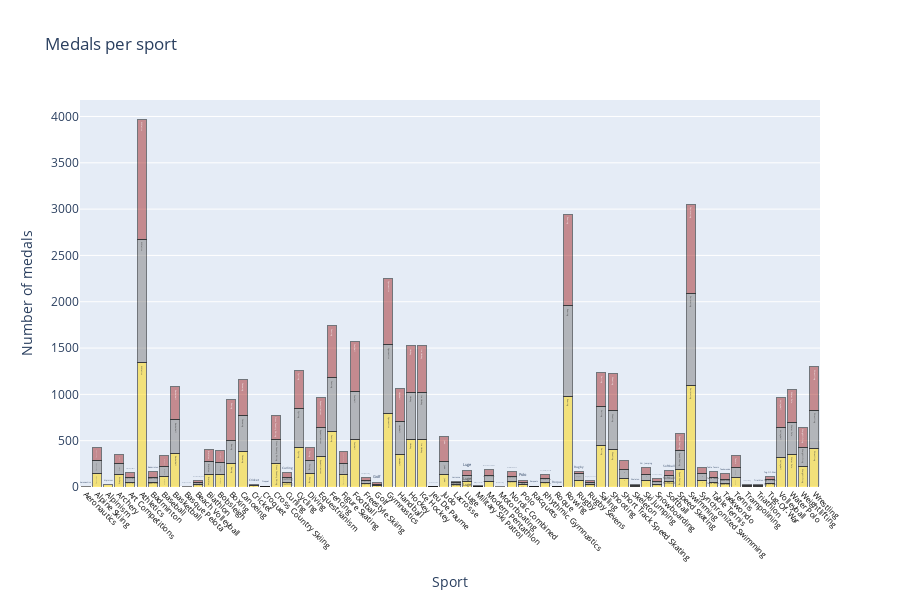

Here is the notebook cell this chart was saved with:
### Code cell
tmp = Countries_medals.groupby(['Sport', 'Medal'])['ID'].agg('count').dropna()
df = pd.DataFrame(tmp).reset_index()
dfG = df[df['Medal']=='Gold']
dfS = df[df['Medal']=='Silver']
dfB = df[df['Medal']=='Bronze']

traceG = go.Bar(
    x = dfG['Sport'],y = dfG['ID'],
    name="Gold",
     marker=dict(
                color='gold',
                line=dict(
                    color='black',
                    width=1),
                opacity=0.5,
            ),
    text = dfG['Sport'],
    #orientation = 'h'
)
traceS = go.Bar(
    x = dfS['Sport'],y = dfS['ID'],
    name="Silver",
    marker=dict(
                color='Grey',
                line=dict(
                    color='black',
                    width=1),
                opacity=0.5,
            ),
    text=dfS['Sport'],
    #orientation = 'h'
)

traceB = go.Bar(
    x = dfB['Sport'],y = dfB['ID'],
    name="Bronze",
    marker=dict(
                color='Brown',
                line=dict(
                    color='black',
                    width=1),
                opacity=0.5,
            ),
    text=dfB['Sport'],
   # orientation = 'h'
)

data = [traceG, traceS, traceB]
layout = dict(title = 'Medals per sport',
          xaxis = dict(title = 'Sport', showticklabels=True, tickangle=45,
            tickfont=dict(
                size=8,
                color='black'),), 
          yaxis = dict(title = 'Number of medals'),
          hovermode = 'closest',
          barmode='stack',
          showlegend=False,
          width=900,
          height=600,
         )
fig = dict(data=data, layout=layout)
iplot(fig, filename='events-sports1')

### Figure 1 — Plotly figure (JSON) as saved in the notebook; plotly's stock layout.template omitted (floating-point values rounded to 4 significant figures)
{"data": [{"marker": {"color": "gold", "line": {"color": "black", "width": 1}, "opacity": 0.5}, "name": "Gold", "text": ["Aeronautics", "Alpine Skiing", "Alpinism", "Archery", "Art Competitions", "Athletics", "Badminton", "Baseball", "Basketball", "Basque Pelota", "Beach Volleyball", "Biathlon", "Bobsleigh", "Boxing", "Canoeing", "Cricket", "Croquet", "Cross Country Skiing", "Curling", "Cycling", "Diving", "Equestrianism", "Fencing", "Figure Skating", "Football", "Freestyle Skiing", "Golf", "Gymnastics", "Handball", "Hockey", "Ice Hockey", "Jeu De Paume", "Judo", "Lacrosse", "Luge", "Military Ski Patrol", "Modern Pentathlon", "Motorboating", "Nordic Combined", "Polo", "Racquets", "Rhythmic Gymnastics", "Roque", "Rowing", "Rugby", "Rugby Sevens", "Sailing", "Shooting", "Short Track Speed Skating", "Skeleton", "Ski Jumping", "Snowboarding", "Softball", "Speed Skating", "Swimming", "Synchronized Swimming", "Table Tennis", "Taekwondo", "Tennis", "Trampolining", "Triathlon", "Tug-Of-War", "Volleyball", "Water Polo", "Weightlifting", "Wrestling"], "type": "bar", "x": ["Aeronautics", "Alpine Skiing", "Alpinism", "Archery", "Art Competitions", "Athletics", "Badminton", "Baseball", "Basketball", "Basque Pelota", "Beach Volleyball", "Biathlon", "Bobsleigh", "Boxing", "Canoeing", "Cricket", "Croquet", "Cross Country Skiing", "Curling", "Cycling", "Diving", "Equestrianism", "Fencing", "Figure Skating", "Football", "Freestyle Skiing", "Golf", "Gymnastics", "Handball", "Hockey", "Ice Hockey", "Jeu De Paume", "Judo", "Lacrosse", "Luge", "Military Ski Patrol", "Modern Pentathlon", "Motorboating", "Nordic Combined", "Polo", "Racquets", "Rhythmic Gymnastics", "Roque", "Rowing", "Rugby", "Rugby Sevens", "Sailing", "Shooting", "Short Track Speed Skating", "Skeleton", "Ski Jumping", "Snowboarding", "Softball", "Speed Skating", "Swimming", "Synchronized Swimming", "Table Tennis", "Taekwondo", "Tennis", "Trampolining", "Triathlon", "Tug-Of-War", "Volleyball", "Water Polo", "Weightlifting", "Wrestling"], "y": [1, 143, 25, 135, 49, 1339, 54, 112, 365, 2, 24, 136, 133, 252, 388, 12, 4, 256, 50, 424, 142, 324, 594, 131, 515, 34, 15, 791, 349, 518, 508, 1, 137, 24, 62, 4, 62, 7, 55, 22, 3, 44, 1, 978, 67, 25, 450, 410, 95, 10, 69, 30, 60, 193, 1099, 74, 54, 40, 106, 10, 10, 43, 322, 350, 217, 413]}, {"marker": {"color": "Grey", "line": {"color": "black", "width": 1}, "opacity": 0.5}, "name": "Silver", "text": ["Alpine Skiing", "Archery", "Art Competitions", "Athletics", "Badminton", "Baseball", "Basketball", "Beach Volleyball", "Biathlon", "Bobsleigh", "Boxing", "Canoeing", "Cricket", "Croquet", "Cross Country Skiing", "Curling", "Cycling", "Diving", "Equestrianism", "Fencing", "Figure Skating", "Football", "Freestyle Skiing", "Golf", "Gymnastics", "Handball", "Hockey", "Ice Hockey", "Jeu De Paume", "Judo", "Lacrosse", "Luge", "Military Ski Patrol", "Modern Pentathlon", "Nordic Combined", "Polo", "Racquets", "Rhythmic Gymnastics", "Roque", "Rowing", "Rugby", "Rugby Sevens", "Sailing", "Shooting", "Short Track Speed Skating", "Skeleton", "Ski Jumping", "Snowboarding", "Softball", "Speed Skating", "Swimming", "Synchronized Swimming", "Table Tennis", "Taekwondo", "Tennis", "Trampolining", "Triathlon", "Tug-Of-War", "Volleyball", "Water Polo", "Weightlifting", "Wrestling"], "type": "bar", "x": ["Alpine Skiing", "Archery", "Art Competitions", "Athletics", "Badminton", "Baseball", "Basketball", "Beach Volleyball", "Biathlon", "Bobsleigh", "Boxing", "Canoeing", "Cricket", "Croquet", "Cross Country Skiing", "Curling", "Cycling", "Diving", "Equestrianism", "Fencing", "Figure Skating", "Football", "Freestyle Skiing", "Golf", "Gymnastics", "Handball", "Hockey", "Ice Hockey", "Jeu De Paume", "Judo", "Lacrosse", "Luge", "Military Ski Patrol", "Modern Pentathlon", "Nordic Combined", "Polo", "Racquets", "Rhythmic Gymnastics", "Roque", "Rowing", "Rugby", "Rugby Sevens", "Sailing", "Shooting", "Short Track Speed Skating", "Skeleton", "Ski Jumping", "Snowboarding", "Softball", "Speed Skating", "Swimming", "Synchronized Swimming", "Table Tennis", "Taekwondo", "Tennis", "Trampolining", "Triathlon", "Tug-Of-War", "Volleyball", "Water Polo", "Weightlifting", "Wrestling"], "y": [144, 120, 56, 1334, 54, 112, 359, 24, 137, 129, 251, 388, 12, 2, 257, 53, 425, 142, 322, 583, 128, 513, 34, 15, 746, 358, 498, 515, 1, 136, 24, 58, 4, 62, 55, 25, 3, 44, 1, 977, 79, 24, 415, 411, 95, 10, 70, 30, 60, 197, 993, 71, 54, 40, 106, 10, 10, 43, 322, 347, 213, 415]}, {"marker": {"color": "Brown", "line": {"color": "black", "width": 1}, "opacity": 0.5}, "name": "Bronze", "text": ["Alpine Skiing", "Archery", "Art Competitions", "Athletics", "Badminton", "Baseball", "Basketball", "Beach Volleyball", "Biathlon", "Bobsleigh", "Boxing", "Canoeing", "Croquet", "Cross Country Skiing", "Curling", "Cycling", "Diving", "Equestrianism", "Fencing", "Figure Skating", "Football", "Freestyle Skiing", "Golf", "Gymnastics", "Handball", "Hockey", "Ice Hockey", "Jeu De Paume", "Judo", "Lacrosse", "Luge", "Military Ski Patrol", "Modern Pentathlon", "Nordic Combined", "Polo", "Racquets", "Rhythmic Gymnastics", "Roque", "Rowing", "Rugby", "Rugby Sevens", "Sailing", "Shooting", "Short Track Speed Skating", "Skeleton", "Ski Jumping", "Snowboarding", "Softball", "Speed Skating", "Swimming", "Synchronized Swimming", "Table Tennis", "Taekwondo", "Tennis", "Trampolining", "Triathlon", "Tug-Of-War", "Volleyball", "Water Polo", "Weightlifting", "Wrestling"], "type": "bar", "x": ["Alpine Skiing", "Archery", "Art Competitions", "Athletics", "Badminton", "Baseball", "Basketball", "Beach Volleyball", "Biathlon", "Bobsleigh", "Boxing", "Canoeing", "Croquet", "Cross Country Skiing", "Curling", "Cycling", "Diving", "Equestrianism", "Fencing", "Figure Skating", "Football", "Freestyle Skiing", "Golf", "Gymnastics", "Handball", "Hockey", "Ice Hockey", "Jeu De Paume", "Judo", "Lacrosse", "Luge", "Military Ski Patrol", "Modern Pentathlon", "Nordic Combined", "Polo", "Racquets", "Rhythmic Gymnastics", "Roque", "Rowing", "Rugby", "Rugby Sevens", "Sailing", "Shooting", "Short Track Speed Skating", "Skeleton", "Ski Jumping", "Snowboarding", "Softball", "Speed Skating", "Swimming", "Synchronized Swimming", "Table Tennis", "Taekwondo", "Tennis", "Trampolining", "Triathlon", "Tug-Of-War", "Volleyball", "Water Polo", "Weightlifting", "Wrestling"], "y": [141, 98, 51, 1296, 60, 112, 356, 24, 135, 136, 441, 389, 2, 263, 49, 414, 143, 319, 566, 127, 543, 34, 16, 719, 353, 512, 507, 1, 274, 12, 60, 4, 62, 55, 20, 4, 44, 1, 990, 16, 25, 367, 407, 94, 10, 68, 30, 59, 190, 956, 70, 60, 64, 128, 10, 10, 29, 325, 360, 216, 468]}], "layout": {"barmode": "stack", "height": 600, "hovermode": "closest", "showlegend": false, "title": {"text": "Medals per sport"}, "width": 900, "xaxis": {"showticklabels": true, "tickangle": 45, "tickfont": {"color": "black", "size": 8}, "title": {"text": "Sport"}}, "yaxis": {"title": {"text": "Number of medals"}}}}
